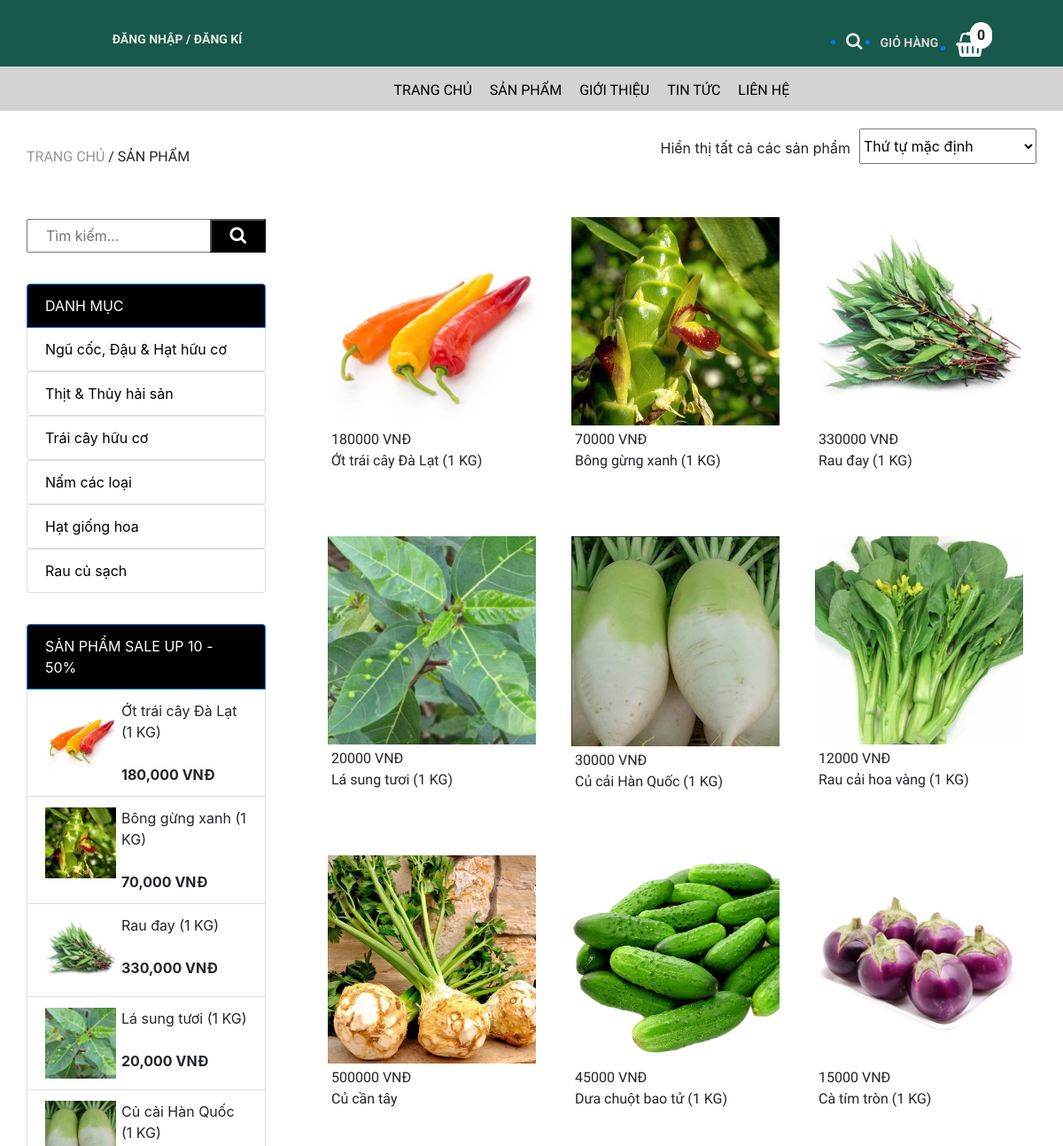
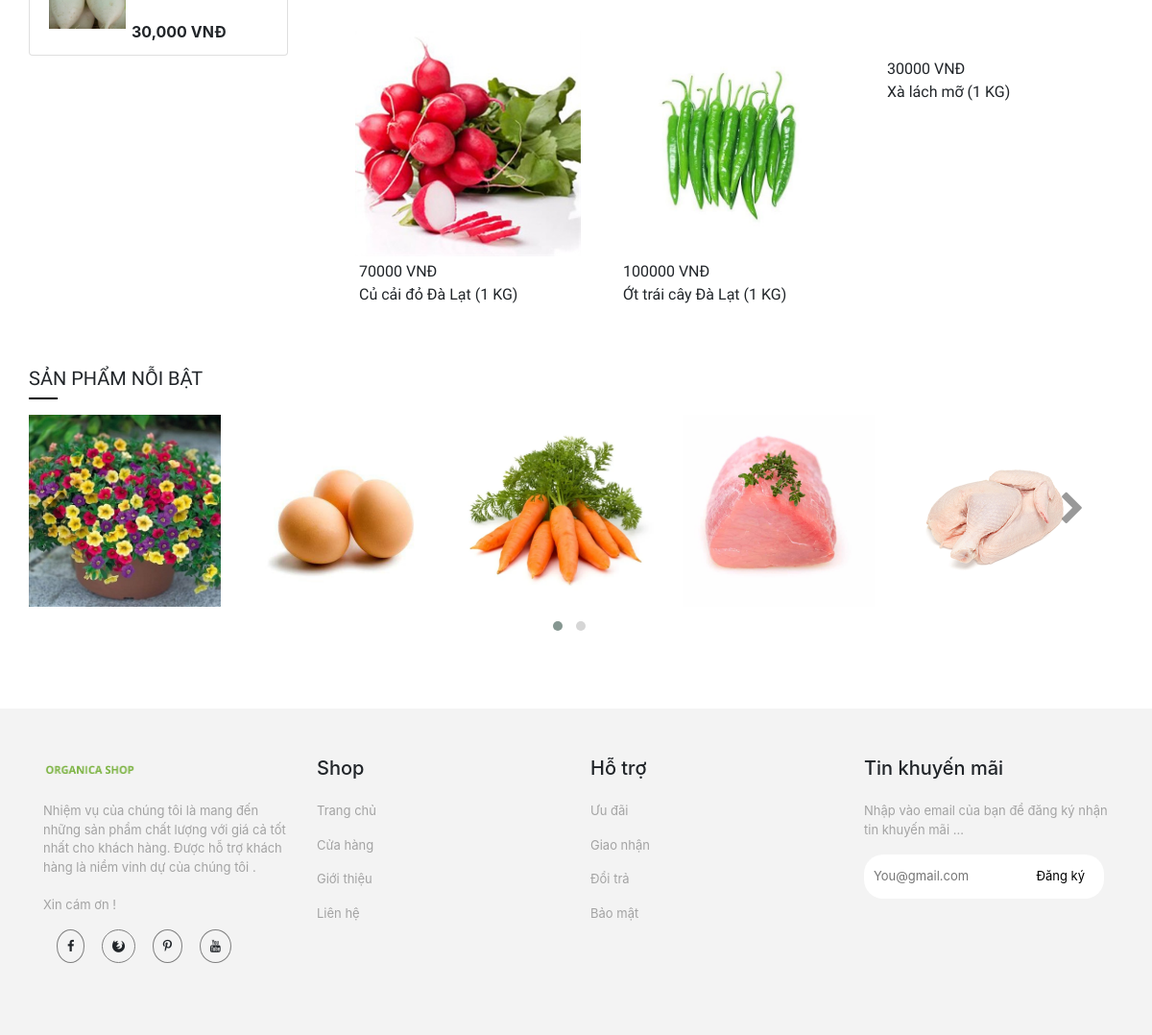
Screenshot of /trang-chinh/sp-cung-loai.php with the database file from the repository (2 pictures, top to bottom).
### tables this page shows
CREATE TABLE `loai_hang` (
  `ma_loai` int(11) NOT NULL,
  `ten_loai` varchar(50) NOT NULL
);

CREATE TABLE `hang_hoa` (
  `ma_hh` int(11) NOT NULL,
  `ten_hh` varchar(150) NOT NULL,
  `hinh` varchar(50) NOT NULL,
  `don_gia` int(11) NOT NULL,
  `giam_gia` int(11) NOT NULL,
  `mo_ta` varchar(1000) NOT NULL,
  `ma_loai` int(11) NOT NULL
);

### admin/dao/pdo.php (called while the page is built, shortened)
<?php
    function pdo_get_connection(){
        $pdo = new PDO("mysql:host=localhost;dbname=staffcoffee",'root','');
        $pdo->setAttribute(PDO::ATTR_ERRMODE, PDO::ERRMODE_EXCEPTION);
        return $pdo;
    }
    function pdo_query($sql){
        $sql_args = array_slice(func_get_args(),1);
        try{
            $conn = pdo_get_connection();
            $stmt = $conn ->prepare($sql);
            $stmt -> execute($sql_args);
            $rows = $stmt -> fetchAll();
            return $rows;
        }catch(PDOException $e){
            throw $e;
        }finally{
            unset($conn);
        }
    }
    ?>

### admin/dao/loai-hang.php (called while the page is built, shortened)
<?php
    require_once ('pdo.php');
    function loai_hang_select_all(){
        $sql = "SELECT * FROM loai_hang ORDER BY ma_loai DESC";
        return pdo_query($sql);
    }
?>

### admin/dao/hang-hoa.php (called while the page is built, shortened)
<?php
    require_once ('pdo.php');
    require_once ('loai-hang.php');
    function hang_hoa_sale(){
        $sql = "SELECT * FROM hang_hoa ORDER BY giam_gia ASC LIMIT 0,5";
        return pdo_query($sql);
    }
    function hang_hoa_noi_bat(){
        $sql = "SELECT * FROM hang_hoa ORDER BY giam_gia DESC LIMIT 0,8";
        return pdo_query($sql);
    }
    function hang_hoa_select_by_loai($ma_loai){
        $sql = "SELECT * FROM hang_hoa WHERE ma_loai=?";
        return pdo_query($sql, $ma_loai);
    }
?>

### trang-chinh/sp-cung-loai.php (the view, shortened to what this page needs)
<!DOCTYPE html>
<html lang="en">
<head>
    <link rel="stylesheet" href="https://maxcdn.bootstrapcdn.com/bootstrap/4.0.0/css/bootstrap.min.css">
    <link rel="stylesheet" href="../../RauCuQuaOrganica/css/danh-sach-sp/products.css">
    <link rel="stylesheet" href="../../RauCuQuaOrganica/css/danh-sach-sp/plugin/css/owl.carousel.min.css">
    <link rel="stylesheet" href="../../RauCuQuaOrganica/css/danh-sach-sp/plugin/css/owl.theme.default.min.css">
    <link rel="stylesheet" href="https://cdnjs.cloudflare.com/ajax/libs/font-awesome/4.7.0/css/font-awesome.min.css">
</head>
<body>
    <div class="container-fluid">
        <div class="row">
            <div class="col-md-4" style="background-color: #17594A;text-align: center">
                <div class="login">
                  <?php
                    if(!isset($_SESSION['user'])){
                  ?>
                  <a href="../../RauCuQuaOrganica/tai-khoan/dang-nhap.php"><p><strong>ĐĂNG NHẬP / ĐĂNG KÍ</strong></p></a>
                    <?php }else{ ?>
                        <a href="../../RauCuQuaOrganica/tai-khoan/thong-tin-tk.php"><p><strong>XIN CHÀO <?=$_SESSION['user']['ho_ten']?></strong></p></a>
                  <?php } ?>
                </div>
            </div>
            <div class="col-md-4" style="background-color: #17594A;text-align: center">
            </div>
            <div class="col-md-4" style="background-color: #17594A;text-align: center">
                <div class="giohang" style = "position: reletive;">
                    <?php
                            $sll = 0;
                        ?>
                    <span style = "position: absolute;padding:3px 8px;background-color:#fff;border-radius:50px;left:295px;top:25px;" ><?=$sll?></span>
                <ul>
                    <a href="danh-sach-sp.php"><li><i class="fa fa-search" style="font-size:20px;color:rgb(226, 226, 226)"></i></li></a>
                    <a href="danh-sach-gio-hang.php"><li><p style="color: rgb(212, 212, 212);font-size: 14px;">GIỎ HÀNG</p></li></a>
                    <a href="danh-sach-gio-hang.php"><li><i class="fa fa-shopping-basket" style="font-size:28px;color:rgb(255, 255, 255)"></i></li></a></a>
                </ul>
                </div>
            </div>
        </div>
    </div>
    <div class="container-fluid">
        <div class="row">
            <div class="col-md-12" style="background-color: rgb(211, 211, 211);">
                <div class="nav">
                    <ul>
                        <li><a href="danh-sach-sp.php">TRANG CHỦ</a></li>
                        <li><a href="danh-sach-sp.php">SẢN PHẨM</a></li>
                            <li><a href="gioi-thieu.php">GIỚI THIỆU</a></li>
                            <li><a href="tin-tuc.php">TIN TỨC</a></li>
                            <li><a href="lien-he.php">LIÊN HỆ</a></li>
                    </ul>
                </div>
            </div>
        </div>
    </div>
    <div class="container" style="margin-top: 20px;">
        <div class="row">
            <div class="col-md-7" style="
    padding-left: 0px;
">
                <div class="chuyen">
                    <p><span>TRANG CHỦ </span> / SẢN PHẨM</p>
                </div>
            </div>
            <div class="col-md-5" style="padding-right: 0px;">
                <div class="thutu">
                    <ul>
                        <li>
                            <p style="margin-top: 10px;">Hiển thị tất cả các sản phẩm</p>
                        </li>
                        <li>
                            <select>
                               <option>Thứ tự mặc định</option>
                           </select>
                        </li>
                    </ul>
                </div>
            </div>
        </div>
    </div>
    <div class="container">
        <div class="row">
            <div class="col-md-3" style="padding-left: 0px;margin-top: 42px;">
                <div class="row" style="
    margin-left: 0px;
">
                    <form action="tim-kiem-theo-ten.php" method="post">
                    <div class="serch">
                        <input type="text" placeholder="Tìm kiếm..." name="keywords">
                        <button type="submit" name="search-keywords"><i class="fa fa-search" style="font-size:20px;color:rgb(255, 255, 255)"></i></button>
                    </div>
                    </form>
                </div>
                <div class="row" style="
    margin-left: 0px;
">
                    <?php
                        require_once ('../../RauCuQuaOrganica/admin/dao/loai-hang.php');
                        extract($_REQUEST);
                        $items = loai_hang_select_all();
                    ?>
                    <div class="row" style="margin-top: 35px;margin-left: 0px;">
                        <ul class="list-group">
                            <li class="list-group-item active">DANH MỤC</li>
                            <?php foreach($items as $item){
                                extract($item);
                                ?>
                            <a href="sp-cung-loai.php?ma_loai=<?=$ma_loai?>"><li class="list-group-item"><?=$ten_loai?></li></a>
                            <?php } ?>
                        </ul>
                    </div>
                    <div class="row" style="margin-top: 35px;margin-left: 0px;">
                        <ul class="list-group">
                        <?php
                            require_once ('../../RauCuQuaOrganica/admin/dao/hang-hoa.php');
                            extract($_REQUEST);
                            $items = hang_hoa_sale();
                        ?>
                            <li class="list-group-item active">SẢN PHẨM SALE UP 10 - 50%</li>
                            <?php foreach($items as $item){
                                extract($item);
                                ?>
                            <li class="list-group-item">
                                <div class="row">
                                    <div class="col-sm-4"><a href="chi-tiet-sp.php?ma_hh=<?=$ma_hh?>&ma_loai=<?=$ma_loai?>"><img style="width:80px;" src="../../RauCuQuaOrganica/css/admin/images/products/<?=$hinh?>" alt=""></a></div>
                                    <div class="col-sm-8"><?=$ten_hh?><br><br><b><?=number_format($don_gia-($don_gia*$giam_gia/100))?> VNĐ</b></div>
                                </div>
                            </li>
                            <?php } ?>
                        </ul>
                    </div>
                </div>
            </div>
            <div class="col-md-9">
            <?php
                extract($_REQUEST);
                $items = hang_hoa_select_by_loai($ma_loai);
                foreach($items as $item){
                    extract($item);
            ?>
                <div class="sanpham">
                    <a href="chi-tiet-sp.php?ma_hh=<?=$ma_hh?>"><img src="../../RauCuQuaOrganica/css/admin/images/products/<?=$hinh?>" alt=""></a>
                    <div class="text">
                        <div class="price">
                            <?=$don_gia?> VNĐ
                        </div>
                        <div class="name">
                           <?=$ten_hh?>
                        </div>
                    </div>
                </div>
                <?php } ?>
            </div>
        </div>
    </div>
    <div class="container" style="margin-top: 30px;">
        <div class="row">
            <div class="col-md-12" style="padding-left: 0px;">
                <div class="spnoibat">
                    <h5>sản phẩm nỗi bật</h5>
                    <p></p>
                </div>
                <div class="owl-carousel owl-theme ">
                    <?php
                        $items = hang_hoa_noi_bat();
                        foreach($items as $item){
                            extract($item);
                    ?>
                    <div class="item">
                        <a href="chi-tiet-sp.php?ma_hh=<?=$ma_hh?>"><img style="width: 200px" src="../../RauCuQuaOrganica/css/admin/images/products/<?=$hinh?>" alt="ds"></a>
                    </div>
                        <?php } ?>
                </div>
            </div>
        </div>
    </div>
    <div class="container-fluid now2" style="margin-top: 70px;">
        <div class="row">
            <div class="container" style="margin-top: 50px;">
                <div class="row">
                    <div class="col-md-3">
                        <div class="fo">
                        <img src="../css/trang-chu/img/logo.png" alt="">
                        </div>
                    </div>
                    <div class="col-md-3">
                        <div class="fo">
                            <h5>Shop</h5>
                        </div>
                    </div>
                    <div class="col-md-3">
                        <h5>Hỗ trợ</h5>
                    </div>
                    <div class="col-md-3">
                        <h5>Tin khuyến mãi</h5>
                    </div>
                </div>
                <div class="row" style="margin-top: 0px;">
                    <div class="col-md-3">
                        <div class="fo">
                            <ul>
                                <li>
                                    <p>
                                    Nhiệm vụ của chúng tôi là mang đến những sản phẩm chất lượng với giá cả tốt nhất cho khách hàng. Được hỗ trợ khách hàng là niềm vinh dự của chúng tôi . <br><br>
                                    Xin cám ơn !
                                </p>
                                </li>
                                <li><i class="fa fa-facebook "></i>
                                    <i class="fa fa-firefox"></i>
                                    <i class="fa fa-pinterest-p"></i>
                                    <i class="fa fa-youtube"></i>
                                </li>
                            </ul>
                        </div>
                    </div>
                    <div class="col-md-3">
                        <div class="fo">
                            <ul>
                                <li><p>Trang chủ</p></li>
                                <li><p>Cửa hàng</p></li>
                                <li><p>Giới thiệu</p></li>
                                <li><p>Liên hệ</p></li>
                            </ul>
                        </div>
                    </div>
                    <div class="col-md-3">
                        <div class="fo">
                            <ul>
                                <li><p>Ưu đãi</p></li>
                                <li><p>Giao nhận</p></li>
                                <li><p>Đổi trả</p></li>
                                <li><p>Bảo mật</p></li>
                            </ul>
                        </div>
                    </div>
                    <div class="col-md-3">
                        <div class="fo">
                            <ul>
                                <li>
                                    <p>Nhập vào email của bạn để đăng ký nhận tin khuyến mãi ...</p>
                                </li>
                                <li>
                                    <input type="text" placeholder="You@gmail.com">
                                    <a href="#">Đăng ký</a>
                                </li>
                            </ul>
                        </div>
                    </div>
                </div>
            </div>
        </div>
    </div>
</body>
</html>

### css/danh-sach-sp/products.css (style rules this page uses)
* { margin: 0px; padding: 0px; box-sizing: border-box; }
.login p { margin-top: 34px; color: rgb(230, 230, 230); font-size: 14px; font-family: "Roboto Condensed", sans-serif; }
.login a { text-decoration: none; }
.nav { position: relative; width: 100%; height: 50px; background-color: rgb(211, 211, 211); font-family: "Roboto Condensed", sans-serif; }
.nav ul { position: absolute; top: 0; left: 35%; }
.nav ul li { float: left; list-style: none; margin-left: 20px; font-family: "Roboto Condensed", sans-serif; font-size: 16px; margin-top: 15px; }
.nav ul li a { text-decoration: none; color: black; }
.giohang { font-weight: 600; margin-left: 120px; font-family: "Roboto Condensed", sans-serif; }
.giohang ul li { float: left; margin-left: 20px; margin-top: 20px; }
.chuyen { font-family: "Roboto Condensed", sans-serif; margin-top: 20px; }
.chuyen span { color: rgb(150, 148, 148); }
.thutu { float: right; }
.thutu ul li { float: left; list-style: none; margin-left: 10px; }
.thutu ul li select { width: 200px; height: 40px; }
.serch { position: relative; }
.serch input { padding: 5px 20px; width: 270px; }
.serch button { position: absolute; top: 0px; right: 0px; padding: 5px 20px; background-color: black; color: white; }
.list-group { width: 270px; }
.list-group a { text-decoration: none; color: black; }
.list-group .active { background-color: black; }
.sanpham { float: left; margin-left: 40px; margin-top: 40px; width: 235px; height: 320px; position: relative; }
.sanpham img { width: 100%; }
.text { padding: 4px; font-family: "Roboto Condensed", sans-serif; }
.spnoibat { font-family: "Roboto Condensed", sans-serif; text-transform: uppercase; }
.spnoibat p { width: 30px; height: 2px; background-color: rgb(0, 0, 0); }
.fo ul li { margin-top: 15px; list-style: none; font-size: 13px; }
.fo img { width: 100px; }
.fo ul li i { margin-left: 14px; border: solid 1px gray; padding: 10px; border-radius: 100%; }
.fo ul li p { color: rgb(163, 163, 163); }
.fo ul li input { padding: 13px 10px; width: 250px; border: none; border-radius: 20px; }
.fo ul li a { position: absolute; top: 83px; right: 40px; color: black; }
.now2 { width: 100%; height: 340px; background-color: rgb(243, 243, 243); position: relative; }

### rows the page displays
loai_hang: ten_loai "Ngũ cốc, Đậu & Hạt hữu cơ"
loai_hang: ten_loai "Thịt & Thủy hải sản"
loai_hang: ten_loai "Trái cây hữu cơ"
loai_hang: ten_loai "Nấm các loại"
loai_hang: ten_loai "Hạt giống hoa"
loai_hang: ten_loai "Rau củ sạch"
hang_hoa: hinh (picture), ten_hh "Ớt trái cây Đà Lạt (1 KG)", $don_gia-($don_gia*$giam_gia/100) "180,000", don_gia "180000"
hang_hoa: hinh (picture), ten_hh "Bông gừng xanh (1 KG)", $don_gia-($don_gia*$giam_gia/100) "70,000", don_gia "70000"
hang_hoa: hinh (picture), ten_hh "Rau đay (1 KG)", $don_gia-($don_gia*$giam_gia/100) "330,000", don_gia "330000"
hang_hoa: hinh (picture), ten_hh "Lá sung tươi (1 KG)", $don_gia-($don_gia*$giam_gia/100) "20,000", don_gia "20000"
hang_hoa: hinh (picture), ten_hh "Củ cải Hàn Quốc (1 KG)", $don_gia-($don_gia*$giam_gia/100) "30,000", don_gia "30000"
hang_hoa: hinh (picture), don_gia "12000", ten_hh "Rau cải hoa vàng (1 KG)"
hang_hoa: hinh (picture), don_gia "500000", ten_hh "Củ cần tây"
hang_hoa: hinh (picture), don_gia "45000", ten_hh "Dưa chuột bao tử (1 KG)"
hang_hoa: hinh (picture), don_gia "15000", ten_hh "Cà tím tròn (1 KG)"
hang_hoa: hinh (picture), don_gia "70000", ten_hh "Củ cải đỏ Đà Lạt (1 KG)"
hang_hoa: hinh (picture), don_gia "100000", ten_hh "Ớt trái cây Đà Lạt (1 KG)"
hang_hoa: don_gia "30000", ten_hh "Xà lách mỡ (1 KG)"
hang_hoa: hinh (picture)
hang_hoa: hinh (picture)
hang_hoa: hinh (picture)
hang_hoa: hinh (picture)
hang_hoa: hinh (picture)

### other values shown
$sll "0"
